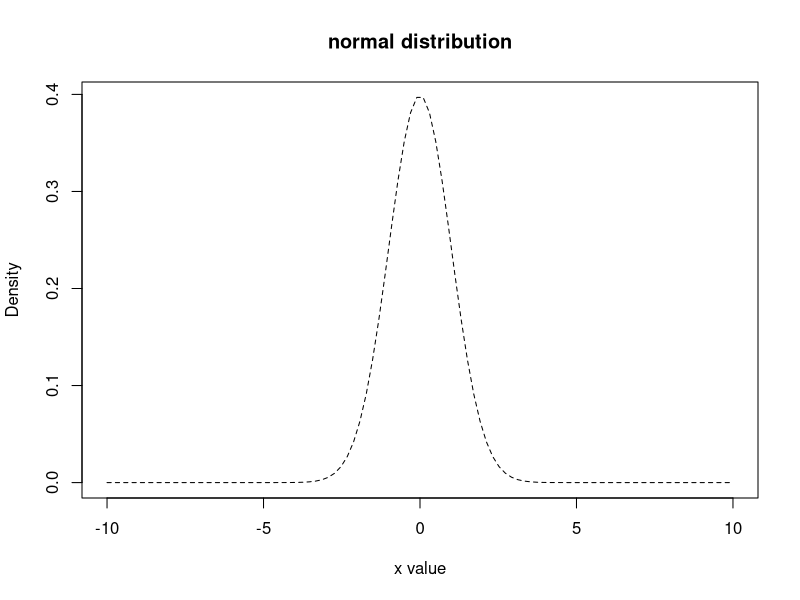

Reproduce this figure in R. (Note: this script raises an error after producing the figure.)
## ---- chunk 1

x <- seq(-10, 10, length=100)
hx <- dnorm(x)
plot(x, hx, type="l", lty=2, xlab="x value",
                     ylab="Density", main="normal distribution")
                
                
lines(x, dt(x, 1),lwd=2, col=colors[1])

## ---- chunk 2
#ui.R

# library(shiny)
# 
# slidifyUI(fluidPage(
#         titlePanel("T distribution"),
#         
#         sidebarLayout(
#                 sidebarPanel(
#                         helpText(h3("Plot t-distribution with specified degree of freedom, and compute p-value for the t statistics you entered")),
#                         
#                                                 
#                         sliderInput("df", 
#                                     label = "Degree of freedom:",
#                                     min = 1, max = 100, value = 1, step=1),
#                         
#                         numericInput("tstatistics", 
#                                     label = "Enter t statistics (-10 to 10) :",
#                                     min = -10, max = 10, value = 0, step=0.0001),
#                         
#                         checkboxInput("checkbox1", label = "show normal p value", value = TRUE),
#                         
#                         submitButton("Submit")
#                         
#                         
#                         
#                         ),
#                 
#                 mainPanel(
#                         
#                         
#                         textOutput("text1"),
#                         
#                         
#                         
#                         textOutput("text2"),
#                         
#                         
#                         
#                         textOutput("text3"),
#                         
#                         
#                         
#                         textOutput("text4"),
#                         br(),
#                         
#                         plotOutput('plot1')
#                 )
#         )
# ))
